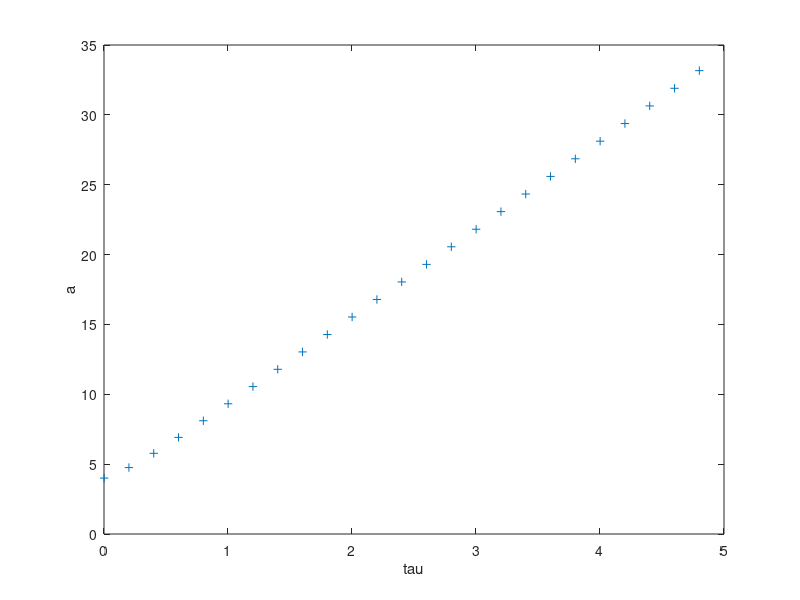
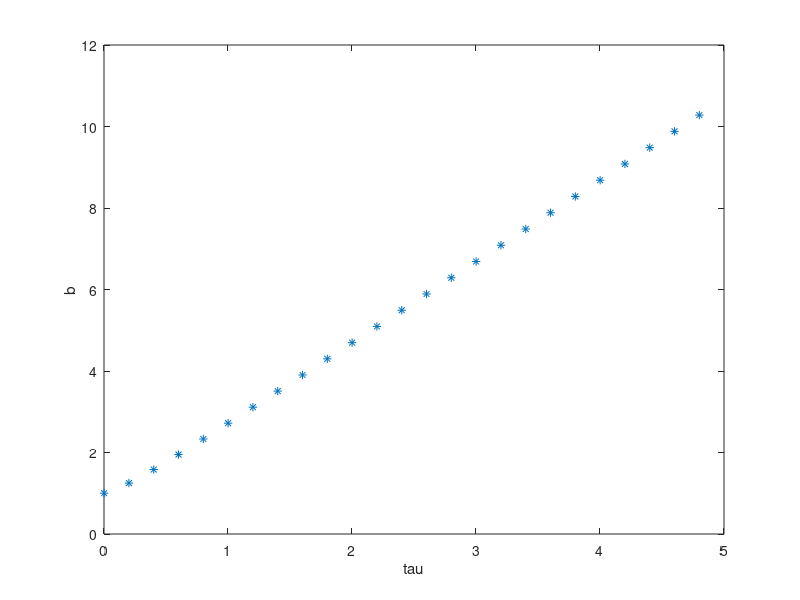

MATLAB code to generate these figures, in order:
% function AVO_cone = avo_cone(tag,agent,others,delta,plan_cycle,R_d)
% X_disks = [];
% Y_disks = [];
% pax =  agent.Position(1);
% pay =  agent.Position(2);
% pbx = others(tag).Position(1);
% pby = others(tag).Position(2);
% ra = agent.Radius+R_d;
% rb = others(tag).Radius+R_d;
% Vax = agent.NewVelocity(1) + agent.Position(1);
% Vay = agent.NewVelocity(2) + agent.Position(2);
% vbx = others(tag).NewVelocity(1) + pbx;
% vby = others(tag).NewVelocity(2) + pby;

delta = 0.001:0.2:5;
pax = 1;
pay = 1;
pbx = 5;
pby = 1;
Vax = 5;
Vay = 5;
vbx = 4;
vby = 4;
ra = 0.5;
rb = 0.5;
t = 1;

for m = 1:length(delta)
    disk_center_x(m) = ((delta(m)*(exp(-t/delta(m))-1)*(Vax - vbx))-(pax- pbx))/(t+delta(m)*(exp(-t/delta(m))-1));
    disk_center_y(m) = ((delta(m)*(exp(-t/delta(m))-1)*(Vay - vby))-(pay- pby))/(t+delta(m)*(exp(-t/delta(m))-1));
    disk_radius(m) = (ra+rb)/((t+delta(m)*(exp(-t/delta(m))-1)));
    disk_center(m) = norm([disk_center_x(m),disk_center_y(m)]);
    1;
%     ang = 0:2*pi/1000:2*pi;
%     x_disks = disk_center_x(m) + disk_radius(m)*cos(ang);
%     y_disks = disk_center_y(m) + disk_radius(m)*sin(ang);
%     X_disks = [X_disks x_disks];
%     Y_disks = [Y_disks y_disks];
end

figure(1)
plot(delta, disk_center, Marker="+");
xlabel('tau');
ylabel('a');
figure(2)
plot(delta, disk_radius, Marker="*");
xlabel('tau');
ylabel('b');
